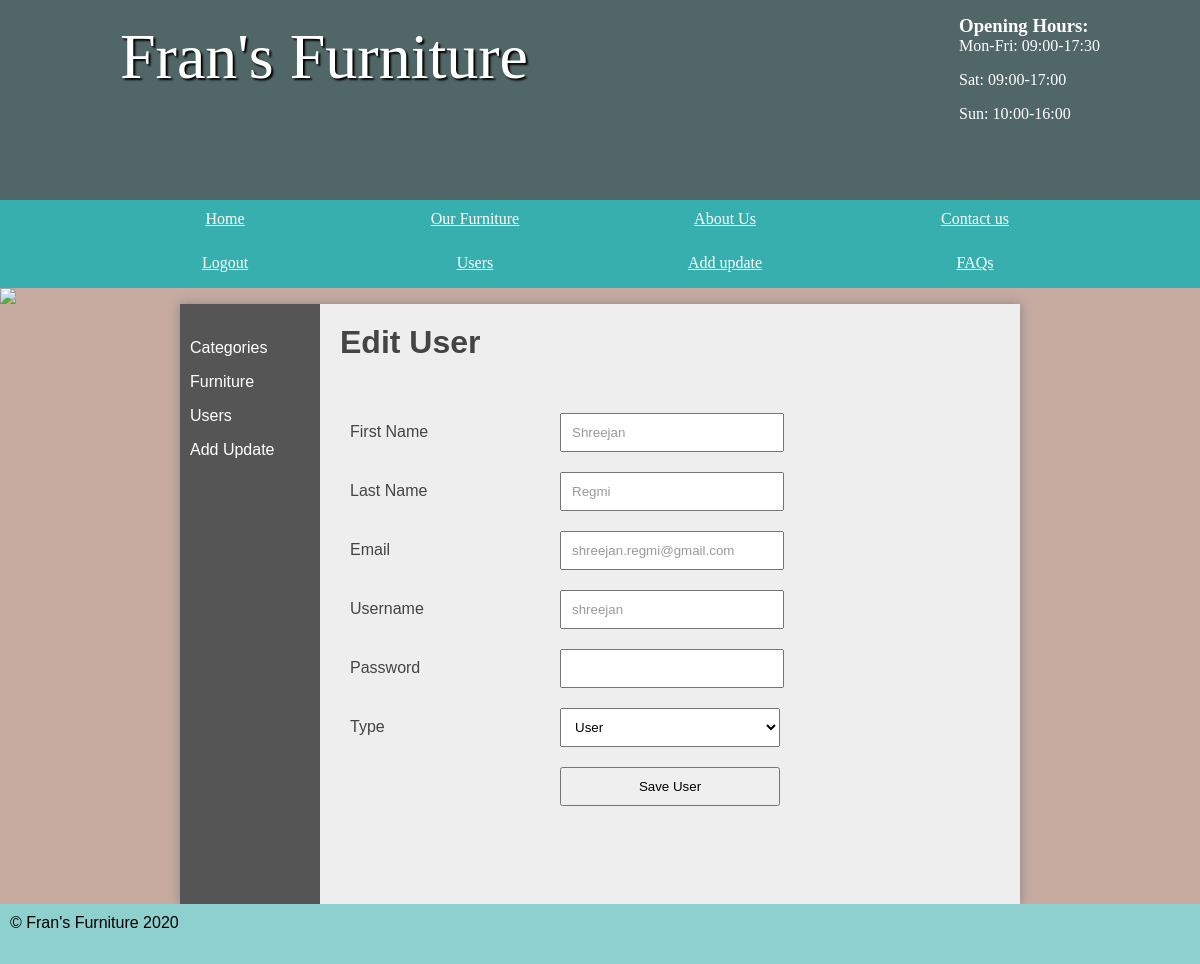
Page /saveuser&uid=2 (signed in) on the committed database.
### tables this page shows
CREATE TABLE `users` (
  `user_id` int(11) NOT NULL,
  `user_username` varchar(20) NOT NULL,
  `user_firstname` varchar(255) NOT NULL,
  `user_lastname` varchar(255) NOT NULL,
  `user_email` varchar(255) NOT NULL,
  `user_password` varchar(255) NOT NULL,
  `user_type` varchar(255) NOT NULL
);

### pages/saveuser.php (called while the page is built, shortened)
<?php
	$usersTable=new Table('users');
	if(isset($_GET['uid'])){
		$userprpstmt=$usersTable->findInDatabase('user_id', $_GET['uid']);
		$user=$userprpstmt->fetch();
	}
	else
		$user=[];
	$contentForPage=loadFromTemplate('../templates/user_form_template.php', ['user'=>$user]);
?>

### classes/table.php (called while the page is built, shortened)
<?php
class Table{
	public $currentTable;
	function __construct($currentTable){
		$this->currentTable=$currentTable;
	}
	function findInDatabase($column, $value){
		global $pdo;
		$selectprpstmt=$pdo->prepare('SELECT * FROM '.$this->currentTable.' WHERE '.$column.'=:value');
		$credentials=[
			'value'=>$value
		];
		$selectprpstmt->execute($credentials);
		return $selectprpstmt;
	}
}
?>

### templates/user_form_template.php (the view, shortened to what this page needs)
<?php
	if(isset($_GET['uid'])){
		echo '<h2>Edit User</h2>';
	}
	else
		echo '<h2>Add User</h2>';
?>
<form action="saveuser" method="POST">
	<label>First Name</label>
	<input type="text" name="firstname" value="<?php if(isset($user['user_firstname'])) echo $user['user_firstname']; ?>" required/>
	<label>Last Name</label>
	<input type="text" name="lastname" value="<?php if(isset($user['user_lastname'])) echo $user['user_lastname']; ?>" required/>
	<label>Email</label>
	<input type="email" name="email" value="<?php if(isset($user['user_email'])) echo $user['user_email']; ?>" required/>
	<label>Username</label>
	<input type="text" name="username" value="<?php if(isset($user['user_username'])) echo $user['user_username']; ?>" required/>
	<label>Password</label>
	<input type="password" name="password" required/>
	<label>Type</label>
	<select name="type">
		<option value="user">User</option>
	</select>
	<input type="submit" name="submit" value="Save User"/>
</form>

### css/styles.css (style rules this page uses)
* { margin: 0; padding: 0; }
html { font-family: 'Oxygen-Regular', verdana, sans-serif; }
body { background-color: #C6AAA0; }
main h2 { font-size:2em; }
p, li, h2 { margin-bottom: 1em; }
form select, form label, form input, form textarea { float: left; width: 200px; padding: 10px; margin-top: 20px; }
form label { clear: left; }
form input[type="text"], form input[type="password"], form input[type="number"] ,textarea, form input[type="email"] { color: #999; font-family: verdana, sans-serif }
input[type="submit"] { clear: both; margin-left: 220px; width: 220px; }
form select { width: 220px; }

### rows in the picture
users: firstname "Shreejan", lastname "Regmi", email "shreejan.regmi@gmail.com", username "shreejan"
